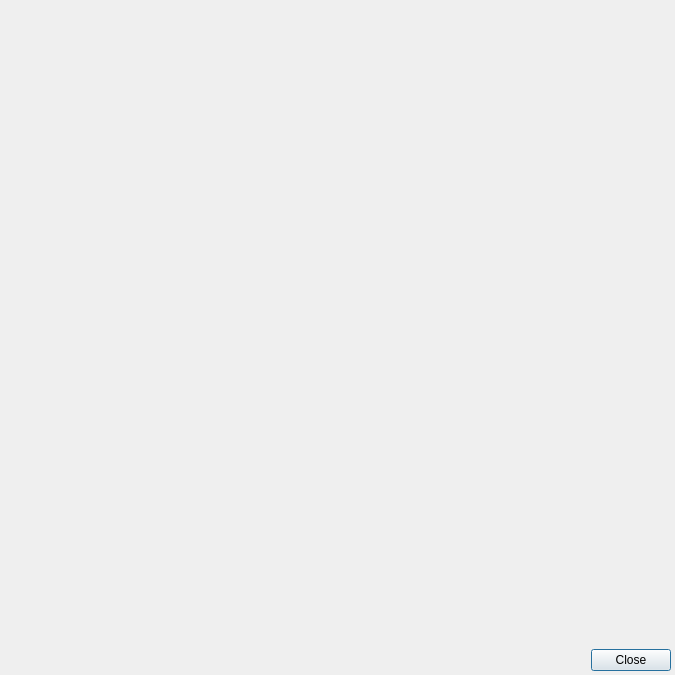
<?xml version="1.0" encoding="UTF-8"?>
<ui version="4.0">
 <class>CModelBrowserDialog</class>
 <widget class="QDialog" name="CModelBrowserDialog">
  <property name="geometry">
   <rect>
    <x>0</x>
    <y>0</y>
    <width>675</width>
    <height>675</height>
   </rect>
  </property>
  <property name="minimumSize">
   <size>
    <width>600</width>
    <height>600</height>
   </size>
  </property>
  <property name="windowTitle">
   <string>Model browser</string>
  </property>
  <layout class="QVBoxLayout" name="vl_ModelBrowser">
   <property name="leftMargin">
    <number>4</number>
   </property>
   <property name="topMargin">
    <number>4</number>
   </property>
   <property name="rightMargin">
    <number>4</number>
   </property>
   <property name="bottomMargin">
    <number>4</number>
   </property>
   <item>
    <widget class="BlackGui::Components::CModelBrowserComponent" name="comp_ModelBrowser"/>
   </item>
   <item>
    <widget class="QDialogButtonBox" name="bb_ModelBrowserDialog">
     <property name="orientation">
      <enum>Qt::Horizontal</enum>
     </property>
     <property name="standardButtons">
      <set>QDialogButtonBox::Close</set>
     </property>
    </widget>
   </item>
  </layout>
 </widget>
 <customwidgets>
  <customwidget>
   <class>BlackGui::Components::CModelBrowserComponent</class>
   <extends>QFrame</extends>
   <header>blackgui/components/modelbrowsercomponent.h</header>
   <container>1</container>
  </customwidget>
 </customwidgets>
 <resources/>
 <connections>
  <connection>
   <sender>bb_ModelBrowserDialog</sender>
   <signal>accepted()</signal>
   <receiver>CModelBrowserDialog</receiver>
   <slot>accept()</slot>
   <hints>
    <hint type="sourcelabel">
     <x>248</x>
     <y>254</y>
    </hint>
    <hint type="destinationlabel">
     <x>157</x>
     <y>274</y>
    </hint>
   </hints>
  </connection>
  <connection>
   <sender>bb_ModelBrowserDialog</sender>
   <signal>rejected()</signal>
   <receiver>CModelBrowserDialog</receiver>
   <slot>reject()</slot>
   <hints>
    <hint type="sourcelabel">
     <x>316</x>
     <y>260</y>
    </hint>
    <hint type="destinationlabel">
     <x>286</x>
     <y>274</y>
    </hint>
   </hints>
  </connection>
 </connections>
</ui>
